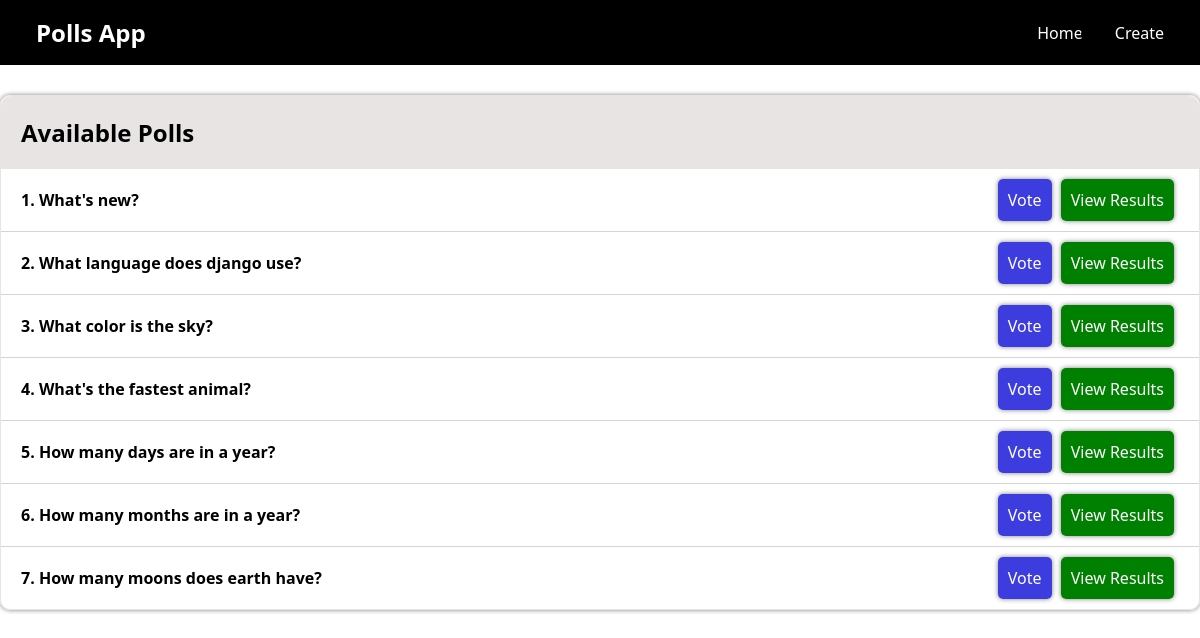
The page / on the database its author committed.
### polls/models.py (models this page shows, shortened)
class Question(models.Model):
    question_text = models.CharField(max_length=200)
    pub_date = models.DateTimeField(auto_now_add=True)

### polls/views.py (the view)
# urls.py: path("",views.home, name='home'),
def home(request):
    questions = Question.objects.all()
    context = {
        "questions":questions
    }
    return render(request, 'home.html', context)

### templates/home.html
{% extends "base.html" %} {% block content %}
<h1 class="parts title">Available Polls</h1>
{% if questions %}
  {% for question in questions %}
  <section class="parts">
  <h4 >
    {{forloop.counter}}. {{question.question_text}}
  </h4>
  <section class="btns">
    <a class="btn vote" href="{% url 'vote' question.id %}">Vote</a>
    <a class="btn results" href="{% url 'results' question.id %}">View Results</a>
  </section>
</section>
  {% endfor %}
{% else %}
<h1>No questions yet</h1>
{% endif %} {% endblock %}

### templates/base.html (shortened to what this page needs)
<!DOCTYPE html>
{% load static %}
<html lang="en">
  <head>
    <link rel="stylesheet" href="{% static 'css/style.css' %}">
  </head>
  <body>
    {% include "./includes/navbar.html" %}
    <section class="container">
          {% block content %} {% endblock %}
    </section>
  </body>
</html>

### templates/includes/navbar.html
<nav class="navbar">
    <h1 class="logo"><a href="{% url 'home' %}">Polls App</a></h1>
    <ul class="navlinks">
        <li><a href="{% url 'home' %}">Home</a></li>
        <li><a href="{% url 'create' %}">Create</a></li>
    </ul>
</nav>

### static/css/style.css (style rules this page uses)
* { padding: 0; margin: 0; box-sizing: border-box; }
body { font-family: "Segoe UI", Tahoma, Geneva, Verdana, sans-serif; }
.navbar { background-color: black; display: flex; width: 100%; align-items: center; justify-content: space-between; padding: 0 20px; }
.navbar a { display: inline-block; padding: 1rem; color: white; text-decoration: none; }
.navbar .navlinks { display: flex; align-items: center; justify-content: center; }
.container { max-width: 1200px; margin: 30px auto; border: 1px solid rgb(232, 228, 228); border-radius: 10px; box-shadow: 0 0 5px gray; }
.parts { padding: 20px; border-bottom: 1px solid rgb(214, 213, 213); display: flex; align-items: center; justify-content: space-between; }
.title, .parts:last-child { border-bottom: none; }
.title { background-color: rgb(232, 228, 228); border-radius: 10px 10px 0 0; }
.btn { border: none; box-shadow: 0 0 5px gray; border-radius: 5px; padding: 10px; margin-right: 5px; color: white; text-decoration: none; }
.vote { background-color: rgb(61, 61, 223); }
.results { background-color: green; }

### rows shown on the page
Question: question_text "What's new?"
Question: question_text "What language does django use?"
Question: question_text "What color is the sky?"
Question: question_text "What's the fastest animal?"
Question: question_text "How many days are in a year?"
Question: question_text "How many months are in a year?"
Question: question_text "How many moons does earth have?"
